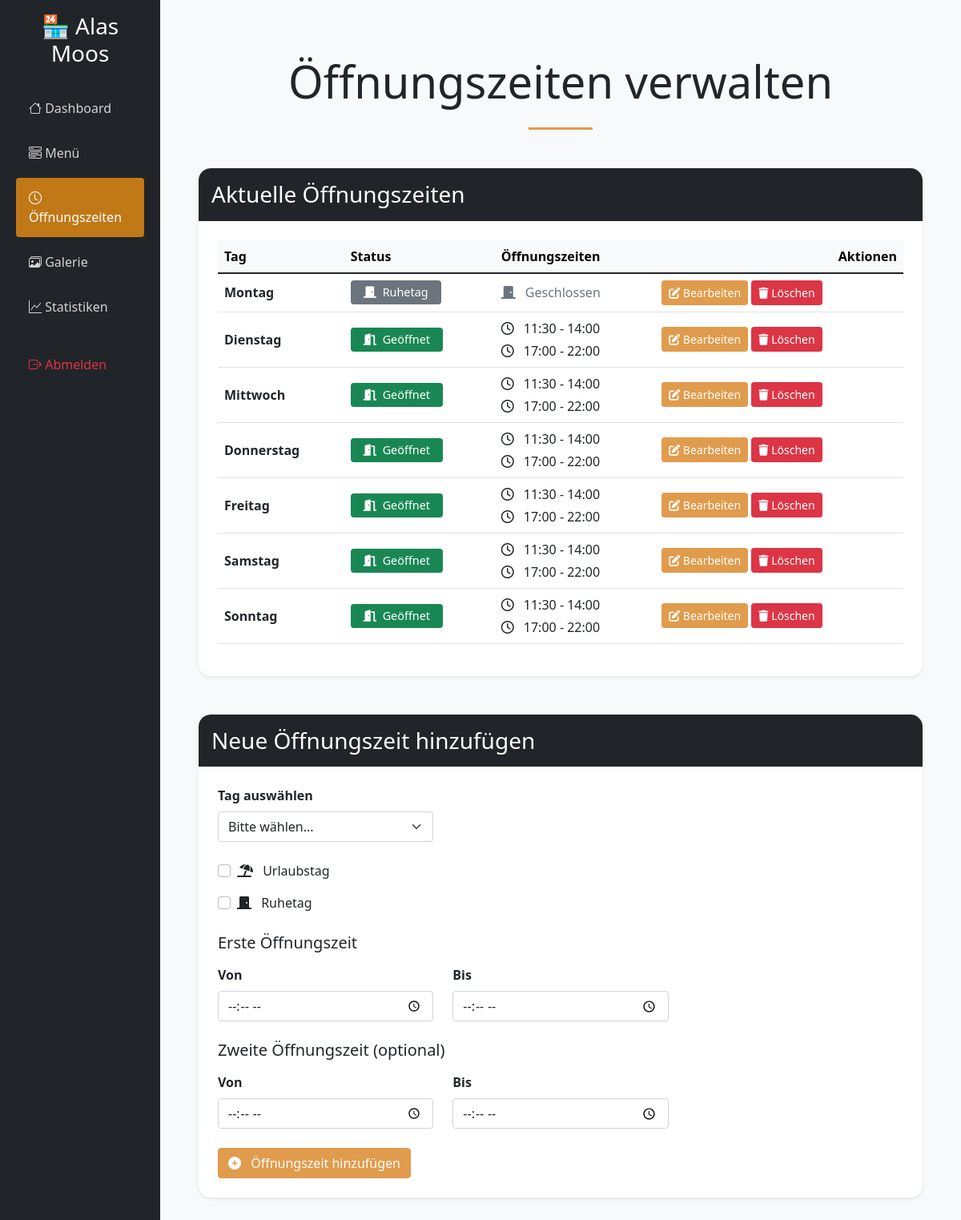
Screenshot of /admin/oeffnungszeiten (signed in) with the database file from the repository.
### models.py (models this page shows, shortened)
class OpeningHours(db.Model):
    id = db.Column(db.Integer, primary_key=True)
    day = db.Column(db.String(20), nullable=False, unique=True)
    open_time_1 = db.Column(db.String(5))
    close_time_1 = db.Column(db.String(5))
    open_time_2 = db.Column(db.String(5))
    close_time_2 = db.Column(db.String(5))
    closed = db.Column(db.Boolean, default=False)
    vacation_start = db.Column(db.Date)
    vacation_end = db.Column(db.Date)
    vacation_active = db.Column(db.Boolean, default=False)
    def is_on_vacation(self):
        if not self.vacation_active or not self.vacation_start or not self.vacation_end:
            return False
        current_date = datetime.now().date()
        return self.vacation_start <= current_date <= self.vacation_end
    def check_vacation_expired(self):
        if self.vacation_active and self.vacation_end and self.vacation_end < datetime.now().date():
            self.vacation_active = False
            self.vacation_start = None
            self.vacation_end = None
            return True
        return False

### admin_routes.py (the view)
@admin.route('/oeffnungszeiten')
@login_required
def opening_hours():
    hours = OpeningHours.query.order_by(
        db.case(
            {'Montag': 1, 'Dienstag': 2, 'Mittwoch': 3,
             'Donnerstag': 4, 'Freitag': 5, 'Samstag': 6, 'Sonntag': 7},
            value=OpeningHours.day
        )
    ).all()
    for hour in hours:
        hour.check_vacation_expired()
    db.session.commit()
    form = OpeningHoursForm()
    return render_template('admin/opening_hours.html', hours=hours, form=form)

### templates/admin/opening_hours.html (shortened to what this page needs)
{% extends 'admin/base.html' %}
{% block content %}
<div class="container mt-5 mb-5">
    <div id="toast-container" class="position-fixed top-0 end-0 p-3" style="z-index: 1100;"></div>
    <div class="row">
        <div class="col-12">
            <div class="section-header text-center mb-5">
                <h2 class="display-4 text-dark">Öffnungszeiten verwalten</h2>
                <div class="separator bg-primary my-4"></div>
            </div>
        </div>
    </div>
    <div class="row mb-5">
        <div class="col-12">
            <div class="card shadow-sm">
                <div class="card-header bg-dark text-white py-3">
                    <h3 class="card-title mb-0">Aktuelle Öffnungszeiten</h3>
                </div>
                <div class="card-body p-4">
                    <div class="table-responsive">
                        <table class="table table-hover align-middle">
                            <thead class="table-light">
                                <tr>
                                    <th scope="col">Tag</th>
                                    <th scope="col">Status</th>
                                    <th scope="col">Öffnungszeiten</th>
                                    <th scope="col" class="text-end">Aktionen</th>
                                </tr>
                            </thead>
                            <tbody>
                                {% for hour in hours %}
                                <tr data-id="{{ hour.id }}">
                                    <td class="fw-bold">{{ hour.day }}</td>
                                    <td>
                                        {% if hour.is_on_vacation() %}
                                            <span class="badge bg-info">
                                                <i class="fas fa-umbrella-beach me-1"></i>
                                                Urlaub ({{ hour.vacation_start.strftime('%d.%m.%Y') }} - {{ hour.vacation_end.strftime('%d.%m.%Y') }})
                                            </span>
                                        {% elif hour.closed %}
                                            <span class="badge bg-secondary">
                                                <i class="fas fa-door-closed me-1"></i>
                                                Ruhetag
                                            </span>
                                        {% else %}
                                            <span class="badge bg-success">
                                                <i class="fas fa-door-open me-1"></i>
                                                Geöffnet
                                            </span>
                                        {% endif %}
                                    </td>
                                    <td>
                                        {% if hour.is_on_vacation() %}
                                            <div class="text-muted">
                                                <i class="fas fa-umbrella-beach me-2"></i>
                                                Im Urlaub
                                            </div>
                                        {% elif hour.closed %}
                                            <div class="text-muted">
                                                <i class="fas fa-door-closed me-2"></i>
                                                Geschlossen
                                            </div>
                                        {% elif hour.open_time_1 and hour.close_time_1 %}
                                            <div class="mb-1">
                                                <i class="far fa-clock me-2"></i>
                                                {{ hour.open_time_1 }} - {{ hour.close_time_1 }}
                                            </div>
                                            {% if hour.open_time_2 and hour.close_time_2 %}
                                                <div>
                                                    <i class="far fa-clock me-2"></i>
                                                    {{ hour.open_time_2 }} - {{ hour.close_time_2 }}
                                                </div>
                                            {% endif %}
                                        {% else %}
                                            <div class="text-muted">
                                                <i class="fas fa-exclamation-circle me-2"></i>
                                                Keine Zeiten eingetragen
                                            </div>
                                        {% endif %}
                                    </td>
                                    <td>
                                        <button class="btn btn-sm btn-primary" onclick="editOpeningHours({{ hour.id }})">
                                            <i class="fas fa-edit"></i> Bearbeiten
                                        </button>
                                        <button class="btn btn-sm btn-danger" onclick="deleteOpeningHours({{ hour.id }})">
                                            <i class="fas fa-trash"></i> Löschen
                                        </button>
                                    </td>
                                </tr>
                                {% endfor %}
                            </tbody>
                        </table>
                    </div>
                </div>
            </div>
        </div>
    </div>
    <div class="row">
        <div class="col-12">
            <div class="card shadow-sm">
                <div class="card-header bg-dark text-white py-3">
                    <h3 class="card-title mb-0">Neue Öffnungszeit hinzufügen</h3>
                </div>
                <div class="card-body p-4">
                    <form id="addForm" method="POST" class="needs-validation" novalidate>
                        <div class="row mb-4">
                            <div class="col-md-4">
                                <label for="day" class="form-label fw-bold">Tag auswählen</label>
                                <select class="form-select" id="day" name="day" required>
                                    <option value="">Bitte wählen...</option>
                                </select>
                            </div>
                        </div>
                        <div class="row mb-4">
                            <div class="col-md-6">
                                <div class="form-check mb-3">
                                    <input type="checkbox" class="form-check-input" id="addVacation" name="vacation_active">
                                    <label class="form-check-label" for="addVacation">
                                        <i class="fas fa-umbrella-beach me-2"></i>
                                        Urlaubstag
                                    </label>
                                </div>
                                <div class="form-check">
                                    <input type="checkbox" class="form-check-input" id="addClosed" name="closed">
                                    <label class="form-check-label" for="addClosed">
                                        <i class="fas fa-door-closed me-2"></i>
                                        Ruhetag
                                    </label>
                                </div>
                            </div>
                        </div>
                        <div id="addTimeFields">
                            <div class="row mb-4">
                                <div class="col-12">
                                    <h5 class="mb-3">Erste Öffnungszeit</h5>
                                </div>
                                <div class="col-md-4">
                                    <label for="addOpenTime1" class="form-label fw-bold">Von</label>
                                    <input type="time" class="form-control" id="addOpenTime1" name="open_time_1">
                                </div>
                                <div class="col-md-4">
                                    <label for="addCloseTime1" class="form-label fw-bold">Bis</label>
                                    <input type="time" class="form-control" id="addCloseTime1" name="close_time_1">
                                </div>
                            </div>
                            <div class="row mb-4">
                                <div class="col-12">
                                    <h5 class="mb-3">Zweite Öffnungszeit (optional)</h5>
                                </div>
                                <div class="col-md-4">
                                    <label for="addOpenTime2" class="form-label fw-bold">Von</label>
                                    <input type="time" class="form-control" id="addOpenTime2" name="open_time_2">
                                </div>
                                <div class="col-md-4">
                                    <label for="addCloseTime2" class="form-label fw-bold">Bis</label>
                                    <input type="time" class="form-control" id="addCloseTime2" name="close_time_2">
                                </div>
                            </div>
                        </div>
                        <div class="row mt-4">
                            <div class="col-12">
                                <button type="submit" class="btn btn-primary">
                                    <i class="fas fa-plus-circle me-2"></i>
                                    Öffnungszeit hinzufügen
                                </button>
                            </div>
                        </div>
                    </form>
                </div>
            </div>
        </div>
    </div>
</div>
<link rel="stylesheet" href="https://cdnjs.cloudflare.com/ajax/libs/font-awesome/6.0.0/css/all.min.css">
{% endblock %}

### templates/admin/base.html (shortened to what this page needs)
<!DOCTYPE html>
<html lang="de">
<head>
    <link href="https://cdn.jsdelivr.net/npm/bootstrap@5.1.3/dist/css/bootstrap.min.css" rel="stylesheet">
    <link href="https://cdnjs.cloudflare.com/ajax/libs/font-awesome/6.0.0/css/all.min.css" rel="stylesheet">
    <link rel="stylesheet" href="https://cdn.jsdelivr.net/npm/bootstrap-icons@1.7.2/font/bootstrap-icons.css">
</head>
<body>
    <div class="container-fluid">
        <div class="row">
            <nav class="col-md-3 col-lg-2 d-md-block sidebar collapse">
                <div class="position-sticky">
                    <div class="text-center mb-4">
                        <h3 class="text-light">🏪 Alas Moos</h3>
                    </div>
                    <ul class="nav flex-column">
                        <li class="nav-item">
                            <a href="{{ url_for('admin.index') }}" class="nav-link {% if request.endpoint == 'admin.index' %}active{% endif %}">
                                <i class="bi bi-house"></i> Dashboard
                            </a>
                        </li>
                        <li class="nav-item">
                            <a href="{{ url_for('admin.menu') }}" class="nav-link {% if request.endpoint == 'admin.menu' %}active{% endif %}">
                                <i class="bi bi-menu-button-wide"></i> Menü
                            </a>
                        </li>
                        <li class="nav-item">
                            <a href="{{ url_for('admin.opening_hours') }}" class="nav-link {% if request.endpoint == 'admin.opening_hours' %}active{% endif %}">
                                <i class="bi bi-clock"></i> Öffnungszeiten
                            </a>
                        </li>
                        <li class="nav-item">
                            <a href="{{ url_for('admin.gallery') }}" class="nav-link {% if request.endpoint == 'admin.gallery' %}active{% endif %}">
                                <i class="bi bi-images"></i> Galerie
                            </a>
                        </li>
                        <li class="nav-item">
                            <a href="{{ url_for('admin.statistics') }}" class="nav-link {% if request.endpoint == 'admin.statistics' %}active{% endif %}">
                                <i class="bi bi-graph-up"></i> Statistiken
                            </a>
                        </li>
                        <li class="nav-item mt-3">
                            <a href="{{ url_for('logout') }}" class="nav-link text-danger">
                                <i class="bi bi-box-arrow-right"></i> Abmelden
                            </a>
                        </li>
                    </ul>
                </div>
            </nav>
            <main class="col-md-9 ms-sm-auto col-lg-10 px-md-4">
                {% block content %}{% endblock %}
            </main>
        </div>
    </div>
</body>
</html>

### rows the page displays
OpeningHours: day "Montag", vacation_active False (drawn)
OpeningHours: day "Dienstag", vacation_active False (drawn), open_time_1 "11:30", close_time_1 "14:00", open_time_2 "17:00", close_time_2 "22:00"
OpeningHours: day "Mittwoch", vacation_active False (drawn), open_time_1 "11:30", close_time_1 "14:00", open_time_2 "17:00", close_time_2 "22:00"
OpeningHours: day "Donnerstag", vacation_active False (drawn), open_time_1 "11:30", close_time_1 "14:00", open_time_2 "17:00", close_time_2 "22:00"
OpeningHours: day "Freitag", vacation_active False (drawn), open_time_1 "11:30", close_time_1 "14:00", open_time_2 "17:00", close_time_2 "22:00"
OpeningHours: day "Samstag", vacation_active False (drawn), open_time_1 "11:30", close_time_1 "14:00", open_time_2 "17:00", close_time_2 "22:00"
OpeningHours: day "Sonntag", vacation_active False (drawn), open_time_1 "11:30", close_time_1 "14:00", open_time_2 "17:00", close_time_2 "22:00"
